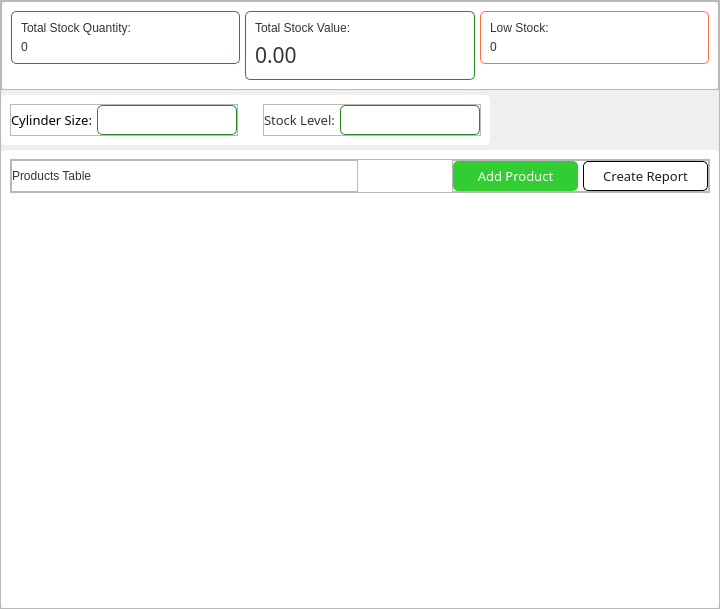
        <widget class="QFrame" name="frame_4">
         <property name="frameShape">
          <enum>QFrame::StyledPanel</enum>
         </property>
         <property name="frameShadow">
          <enum>QFrame::Raised</enum>
         </property>
         <layout class="QVBoxLayout" name="verticalLayout_9">
          <property name="spacing">
           <number>5</number>
          </property>
          <property name="leftMargin">
           <number>0</number>
          </property>
          <property name="topMargin">
           <number>0</number>
          </property>
          <property name="rightMargin">
           <number>0</number>
          </property>
          <property name="bottomMargin">
           <number>0</number>
          </property>
          <item>
           <widget class="QFrame" name="frame">
            <property name="frameShape">
             <enum>QFrame::StyledPanel</enum>
            </property>
            <property name="frameShadow">
             <enum>QFrame::Raised</enum>
            </property>
            <layout class="QHBoxLayout" name="horizontalLayout">
             <property name="spacing">
              <number>0</number>
             </property>
             <property name="leftMargin">
              <number>0</number>
             </property>
             <property name="topMargin">
              <number>0</number>
             </property>
             <property name="rightMargin">
              <number>0</number>
             </property>
             <property name="bottomMargin">
              <number>0</number>
             </property>
             <item>
              <widget class="QFrame" name="frame_20">
               <property name="styleSheet">
                <string notr="true">#frame_20{
background-color: #fff;
border-radius: 5px;
}</string>
               </property>
               <property name="frameShape">
                <enum>QFrame::StyledPanel</enum>
               </property>
               <property name="frameShadow">
                <enum>QFrame::Raised</enum>
               </property>
               <layout class="QHBoxLayout" name="horizontalLayout_7">
                <property name="spacing">
                 <number>5</number>
                </property>
                <property name="leftMargin">
                 <number>9</number>
                </property>
                <property name="topMargin">
                 <number>9</number>
                </property>
                <property name="rightMargin">
                 <number>9</number>
                </property>
                <property name="bottomMargin">
                 <number>9</number>
                </property>
                <item alignment="Qt::AlignTop">
                 <widget class="QFrame" name="frame_7">
                  <property name="styleSheet">
                   <string notr="true">#frame_7{
background-color: #fff;
border: 1px solid #228B22;
border-radius: 5px;
}</string>
                  </property>
                  <property name="frameShape">
                   <enum>QFrame::StyledPanel</enum>
                  </property>
                  <property name="frameShadow">
                   <enum>QFrame::Raised</enum>
                  </property>
                  <layout class="QVBoxLayout" name="verticalLayout_7">
                   <property name="spacing">
                    <number>5</number>
                   </property>
                   <item>
                    <widget class="QLabel" name="label_12">
                     <property name="maximumSize">
                      <size>
                       <width>16777215</width>
                       <height>30</height>
                      </size>
                     </property>
                     <property name="styleSheet">
                      <string notr="true">font: 63 12pt &quot;Noto Sans SemiBold&quot;;
color: #333333;</string>
                     </property>
                     <property name="text">
                      <string>Total Stock Quantity:</string>
                     </property>
                    </widget>
                   </item>
                   <item>
                    <widget class="QLabel" name="total_stock_quantity_label">
                     <property name="maximumSize">
                      <size>
                       <width>16777215</width>
                       <height>30</height>
                      </size>
                     </property>
                     <property name="styleSheet">
                      <string notr="true">font: 87 16pt &quot;Noto Sans Black&quot;;
color: #333333;
</string>
                     </property>
                     <property name="text">
                      <string>0</string>
                     </property>
                    </widget>
                   </item>
                  </layout>
                 </widget>
                </item>
                <item alignment="Qt::AlignTop">
                 <widget class="QFrame" name="frame_8">
                  <property name="styleSheet">
                   <string notr="true">#frame_8{
background-color: #fff;
border: 1px solid #228B22;
border-radius: 5px;
}</string>
                  </property>
                  <property name="frameShape">
                   <enum>QFrame::StyledPanel</enum>
                  </property>
                  <property name="frameShadow">
                   <enum>QFrame::Raised</enum>
                  </property>
                  <layout class="QVBoxLayout" name="verticalLayout_8">
                   <property name="spacing">
                    <number>5</number>
                   </property>
                   <item>
                    <widget class="QLabel" name="label_15">
                     <property name="maximumSize">
                      <size>
                       <width>16777215</width>
                       <height>30</height>
                      </size>
                     </property>
                     <property name="styleSheet">
                      <string notr="true">font: 63 12pt &quot;Noto Sans SemiBold&quot;;
color: #333333;</string>
                     </property>
                     <property name="text">
                      <string>Total Stock Value:</string>
                     </property>
                    </widget>
                   </item>
                   <item>
                    <widget class="QLabel" name="inventoryTotalValue_label">
                     <property name="sizePolicy">
                      <sizepolicy hsizetype="Fixed" vsizetype="Preferred">
                       <horstretch>0</horstretch>
                       <verstretch>0</verstretch>
                      </sizepolicy>
                     </property>
                     <property name="maximumSize">
                      <size>
                       <width>16777215</width>
                       <height>30</height>
                      </size>
                     </property>
                     <property name="font">
                      <font>
                       <family>Noto Sans Black</family>
                       <pointsize>16</pointsize>
                       <weight>10</weight>
                       <italic>false</italic>
                       <bold>false</bold>
                      </font>
                     </property>
                     <property name="styleSheet">
                      <string notr="true">font: 87 16pt &quot;Noto Sans Black&quot;;
color: #333333;

</string>
                     </property>
                     <property name="text">
                      <string>0.00</string>
                     </property>
                    </widget>
                   </item>
                  </layout>
                 </widget>
                </item>
                <item alignment="Qt::AlignTop">
                 <widget class="QFrame" name="frame_21">
                  <property name="styleSheet">
                   <string notr="true">#frame_21{
background-color: #fff;
border: 1px solid #FF7043;
border-radius: 5px;
}</string>
                  </property>
                  <property name="frameShape">
                   <enum>QFrame::StyledPanel</enum>
                  </property>
                  <property name="frameShadow">
                   <enum>QFrame::Raised</enum>
                  </property>
                  <layout class="QVBoxLayout" name="verticalLayout_10">
                   <property name="spacing">
                    <number>5</number>
                   </property>
                   <item>
                    <widget class="QLabel" name="label_17">
                     <property name="maximumSize">
                      <size>
                       <width>16777215</width>
                       <height>30</height>
                      </size>
                     </property>
                     <property name="styleSheet">
                      <string notr="true">font: 63 12pt &quot;Noto Sans SemiBold&quot;;
color: #333333;</string>
                     </property>
                     <property name="text">
                      <string>Low Stock:</string>
                     </property>
                    </widget>
                   </item>
                   <item>
                    <widget class="QLabel" name="low_stock_label">
                     <property name="maximumSize">
                      <size>
                       <width>16777215</width>
                       <height>30</height>
                      </size>
                     </property>
                     <property name="styleSheet">
                      <string notr="true">font: 87 16pt &quot;Noto Sans Black&quot;;
color: #333333;
</string>
                     </property>
                     <property name="text">
                      <string>0</string>
                     </property>
                    </widget>
                   </item>
                  </layout>
                 </widget>
                </item>
               </layout>
              </widget>
             </item>
            </layout>
           </widget>
          </item>
          <item alignment="Qt::AlignLeft">
           <widget class="QFrame" name="frame_64">
            <property name="styleSheet">
             <string notr="true">#frame_64{
background-color: #fff;
border-radius: 5px;
}</string>
            </property>
            <property name="frameShape">
             <enum>QFrame::StyledPanel</enum>
            </property>
            <property name="frameShadow">
             <enum>QFrame::Raised</enum>
            </property>
            <layout class="QHBoxLayout" name="horizontalLayout_61">
             <property name="spacing">
              <number>5</number>
             </property>
             <property name="leftMargin">
              <number>9</number>
             </property>
             <property name="topMargin">
              <number>9</number>
             </property>
             <property name="rightMargin">
              <number>9</number>
             </property>
             <property name="bottomMargin">
              <number>9</number>
             </property>
             <item alignment="Qt::AlignLeft">
              <widget class="QFrame" name="frame_65">
               <property name="styleSheet">
                <string notr="true">#frame_4 *{
font: 10pt &quot;Inter&quot;;
color: #000;
}
QComboBox{
font: 10pt &quot;Inter&quot;;
background-color: #fff;
border: 1px solid #228B22;
border-radius: 5px;
padding: 5px
}
QComboBox::drop-down{
border: none;
background: transparent;
}
QComboBox::down-arrow {
image: none;               
border: none;              
width: 0; height: 0;       
border-left: 5px solid none; 
border-right: 5px solid none;
border-top: 7px solid #228B22; 
margin: 0;
}</string>
               </property>
               <property name="frameShape">
                <enum>QFrame::StyledPanel</enum>
               </property>
               <property name="frameShadow">
                <enum>QFrame::Raised</enum>
               </property>
               <layout class="QHBoxLayout" name="horizontalLayout_62">
                <property name="spacing">
                 <number>5</number>
                </property>
                <property name="leftMargin">
                 <number>0</number>
                </property>
                <property name="topMargin">
                 <number>0</number>
                </property>
                <property name="rightMargin">
                 <number>0</number>
                </property>
                <property name="bottomMargin">
                 <number>0</number>
                </property>
                <item>
                 <widget class="QLabel" name="label_28">
                  <property name="maximumSize">
                   <size>
                    <width>90</width>
                    <height>16777215</height>
                   </size>
                  </property>
                  <property name="font">
                   <font>
                    <family>Noto Sans SemiBold</family>
                    <pointsize>10</pointsize>
                    <weight>7</weight>
                    <italic>false</italic>
                    <bold>false</bold>
                   </font>
                  </property>
                  <property name="styleSheet">
                   <string notr="true">font: 63 10pt &quot;Noto Sans SemiBold&quot;;</string>
                  </property>
                  <property name="text">
                   <string>Cylinder Size:</string>
                  </property>
                 </widget>
                </item>
                <item>
                 <widget class="QComboBox" name="cylinderSize_comboBox">
                  <property name="sizePolicy">
                   <sizepolicy hsizetype="Minimum" vsizetype="Fixed">
                    <horstretch>0</horstretch>
                    <verstretch>0</verstretch>
                   </sizepolicy>
                  </property>
                  <property name="minimumSize">
                   <size>
                    <width>140</width>
                    <height>30</height>
                   </size>
                  </property>
                  <property name="maximumSize">
                   <size>
                    <width>140</width>
                    <height>30</height>
                   </size>
                  </property>
                 </widget>
                </item>
               </layout>
              </widget>
             </item>
             <item>
              <spacer name="horizontalSpacer">
               <property name="orientation">
                <enum>Qt::Horizontal</enum>
               </property>
               <property name="sizeType">
                <enum>QSizePolicy::Fixed</enum>
               </property>
               <property name="sizeHint" stdset="0">
                <size>
                 <width>20</width>
                 <height>20</height>
                </size>
               </property>
              </spacer>
             </item>
             <item alignment="Qt::AlignLeft">
              <widget class="QFrame" name="frame_5">
               <property name="styleSheet">
                <string notr="true">#frame_5 *{
font: 10pt &quot;Inter&quot;;
color: #000;
}
QComboBox{
font: 10pt &quot;Inter&quot;;
background-color: #fff;
border: 1px solid #228B22;
border-radius: 5px;
padding: 5px
}
QComboBox::drop-down{
border: none;
background: transparent;
}
QComboBox::down-arrow {
image: none;               
border: none;              
width: 0; height: 0;       
border-left: 5px solid none; 
border-right: 5px solid none;
border-top: 7px solid #228B22; 
margin: 0;
}</string>
               </property>
               <property name="frameShape">
                <enum>QFrame::StyledPanel</enum>
               </property>
               <property name="frameShadow">
                <enum>QFrame::Raised</enum>
               </property>
               <layout class="QHBoxLayout" name="horizontalLayout_2">
                <property name="spacing">
                 <number>5</number>
                </property>
                <property name="leftMargin">
                 <number>0</number>
                </property>
                <property name="topMargin">
                 <number>0</number>
                </property>
                <property name="rightMargin">
                 <number>0</number>
                </property>
                <property name="bottomMargin">
                 <number>0</number>
                </property>
                <item>
                 <widget class="QLabel" name="label_29">
                  <property name="maximumSize">
                   <size>
                    <width>90</width>
                    <height>16777215</height>
                   </size>
                  </property>
                  <property name="font">
                   <font>
                    <family>Noto Sans SemiBold</family>
                    <pointsize>10</pointsize>
                    <weight>7</weight>
                    <italic>false</italic>
                    <bold>false</bold>
                   </font>
                  </property>
                  <property name="styleSheet">
                   <string notr="true">font: 63 10pt &quot;Noto Sans SemiBold&quot;;
color: #333333;</string>
                  </property>
                  <property name="text">
                   <string>Stock Level:</string>
                  </property>
                 </widget>
                </item>
                <item>
                 <widget class="QComboBox" name="stock_level_comboBox">
                  <property name="sizePolicy">
                   <sizepolicy hsizetype="Minimum" vsizetype="Fixed">
                    <horstretch>0</horstretch>
                    <verstretch>0</verstretch>
                   </sizepolicy>
                  </property>
                  <property name="minimumSize">
                   <size>
                    <width>140</width>
                    <height>30</height>
                   </size>
                  </property>
                  <property name="maximumSize">
                   <size>
                    <width>140</width>
                    <height>30</height>
                   </size>
                  </property>
                 </widget>
                </item>
               </layout>
              </widget>
             </item>
            </layout>
           </widget>
          </item>
          <item>
           <widget class="QFrame" name="frame_77">
            <property name="styleSheet">
             <string notr="true">#frame_77{
background-color: #fff;
border-radius: 5px;
}</string>
            </property>
            <property name="frameShape">
             <enum>QFrame::StyledPanel</enum>
            </property>
            <property name="frameShadow">
             <enum>QFrame::Raised</enum>
            </property>
            <layout class="QVBoxLayout" name="verticalLayout_11">
             <item>
              <widget class="QFrame" name="frame_25">
               <property name="frameShape">
                <enum>QFrame::StyledPanel</enum>
               </property>
               <property name="frameShadow">
                <enum>QFrame::Raised</enum>
               </property>
               <layout class="QHBoxLayout" name="horizontalLayout_8">
                <property name="spacing">
                 <number>5</number>
                </property>
                <property name="leftMargin">
                 <number>0</number>
                </property>
                <property name="topMargin">
                 <number>0</number>
                </property>
                <property name="rightMargin">
                 <number>0</number>
                </property>
                <property name="bottomMargin">
                 <number>0</number>
                </property>
                <item>
                 <widget class="QFrame" name="frame_26">
                  <property name="frameShape">
                   <enum>QFrame::StyledPanel</enum>
                  </property>
                  <property name="frameShadow">
                   <enum>QFrame::Raised</enum>
                  </property>
                  <layout class="QHBoxLayout" name="horizontalLayout_19">
                   <property name="spacing">
                    <number>5</number>
                   </property>
                   <property name="leftMargin">
                    <number>0</number>
                   </property>
                   <property name="topMargin">
                    <number>0</number>
                   </property>
                   <property name="rightMargin">
                    <number>0</number>
                   </property>
                   <property name="bottomMargin">
                    <number>0</number>
                   </property>
                   <item>
                    <widget class="QLabel" name="label_11">
                     <property name="styleSheet">
                      <string notr="true">font: 87 16pt &quot;Noto Sans Black&quot;;
color: #333333;</string>
                     </property>
                     <property name="text">
                      <string>Products Table</string>
                     </property>
                    </widget>
                   </item>
                  </layout>
                 </widget>
                </item>
                <item alignment="Qt::AlignRight">
                 <widget class="QFrame" name="frame_78">
                  <property name="styleSheet">
                   <string notr="true">QPushButton{
background-color: #274D60;
border-radius: 5px;
color: #fff;
font: 87 10pt &quot;Noto Sans Black&quot;;
}</string>
                  </property>
                  <property name="frameShape">
                   <enum>QFrame::StyledPanel</enum>
                  </property>
                  <property name="frameShadow">
                   <enum>QFrame::Raised</enum>
                  </property>
                  <layout class="QHBoxLayout" name="horizontalLayout_75">
                   <property name="spacing">
                    <number>5</number>
                   </property>
                   <property name="leftMargin">
                    <number>0</number>
                   </property>
                   <property name="topMargin">
                    <number>0</number>
                   </property>
                   <property name="rightMargin">
                    <number>0</number>
                   </property>
                   <property name="bottomMargin">
                    <number>0</number>
                   </property>
                   <item alignment="Qt::AlignVCenter">
                    <widget class="QPushButton" name="setItems">
                     <property name="sizePolicy">
                      <sizepolicy hsizetype="Fixed" vsizetype="Fixed">
                       <horstretch>0</horstretch>
                       <verstretch>0</verstretch>
                      </sizepolicy>
                     </property>
                     <property name="minimumSize">
                      <size>
                       <width>125</width>
                       <height>30</height>
                      </size>
                     </property>
                     <property name="font">
                      <font>
                       <family>Noto Sans Black</family>
                       <pointsize>10</pointsize>
                       <weight>10</weight>
                       <italic>false</italic>
                       <bold>false</bold>
                      </font>
                     </property>
                     <property name="cursor">
                      <cursorShape>PointingHandCursor</cursorShape>
                     </property>
                     <property name="styleSheet">
                      <string notr="true">background-color: #32CD32;
font: 87 10pt &quot;Noto Sans Black&quot;;</string>
                     </property>
                     <property name="text">
                      <string>Add Product</string>
                     </property>
                    </widget>
                   </item>
                   <item>
                    <widget class="QPushButton" name="print_btn">
                     <property name="sizePolicy">
                      <sizepolicy hsizetype="Fixed" vsizetype="Fixed">
                       <horstretch>0</horstretch>
                       <verstretch>0</verstretch>
                      </sizepolicy>
                     </property>
                     <property name="minimumSize">
                      <size>
                       <width>125</width>
                       <height>30</height>
                      </size>
                     </property>
                     <property name="font">
                      <font>
                       <family>Noto Sans Black</family>
                       <pointsize>10</pointsize>
                       <weight>10</weight>
                       <italic>false</italic>
                       <bold>false</bold>
                      </font>
                     </property>
                     <property name="cursor">
                      <cursorShape>PointingHandCursor</cursorShape>
                     </property>
                     <property name="styleSheet">
                      <string notr="true">background-color: #fff;
border: 1px solid #000;
border-radius: 5px;
padding: 5px;
font: 87 10pt &quot;Noto Sans Black&quot;;
color: #1E1E1E;</string>
                     </property>
                     <property name="text">
                      <string>Create Report</string>
                     </property>
                    </widget>
                   </item>
                  </layout>
                  <zorder>print_btn</zorder>
                  <zorder>setItems</zorder>
                 </widget>
                </item>
               </layout>
              </widget>
             </item>
             <item>
              <widget class="QTableWidget" name="tableWidget">
               <property name="sizePolicy">
                <sizepolicy hsizetype="Expanding" vsizetype="MinimumExpanding">
                 <horstretch>0</horstretch>
                 <verstretch>0</verstretch>
                </sizepolicy>
               </property>
               <property name="minimumSize">
                <size>
                 <width>700</width>
                 <height>400</height>
                </size>
               </property>
               <property name="font">
                <font>
                 <family>Noto Sans</family>
                 <pointsize>10</pointsize>
                 <weight>50</weight>
                 <italic>false</italic>
                 <bold>false</bold>
                </font>
               </property>
               <property name="styleSheet">
                <string notr="true">#tableWidget{
border: none;
background-color: white;
border-radius: 5px;
padding: 10px;
}</string>
               </property>
              </widget>
             </item>
            </layout>
           </widget>
          </item>
         </layout>
        </widget>
